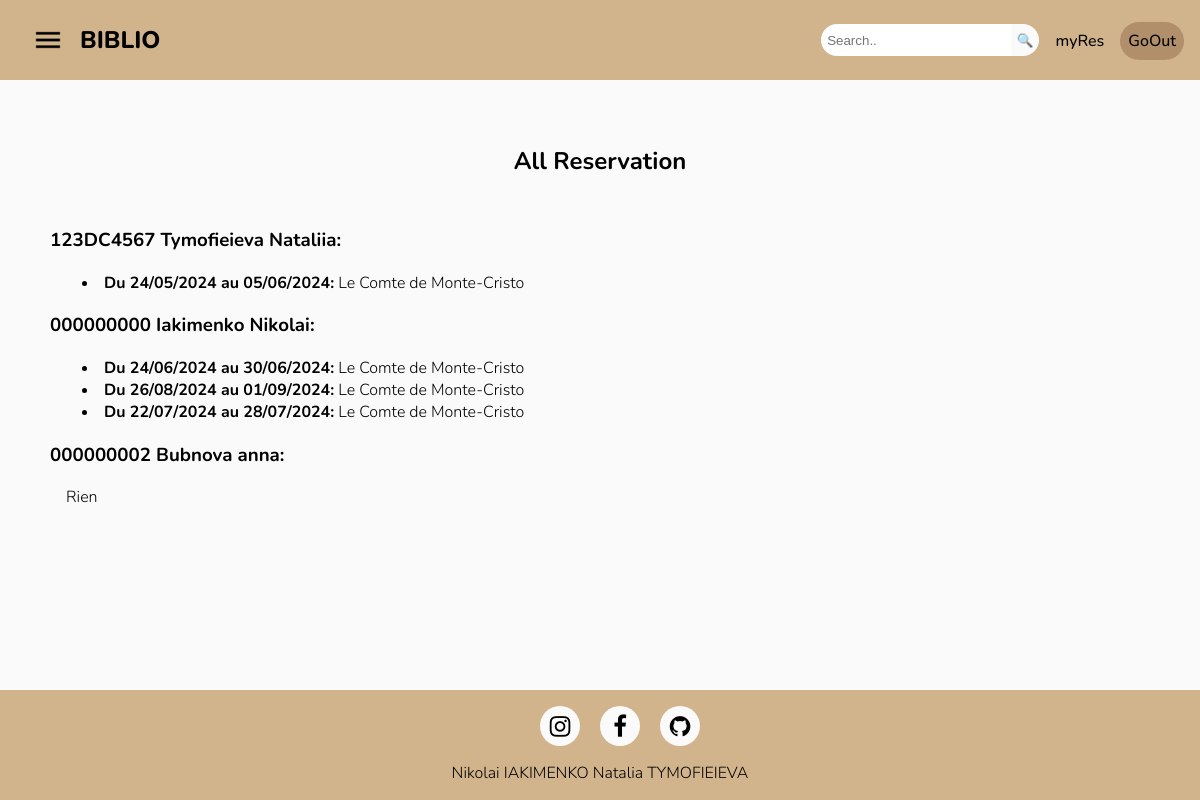
/AllReservation (signed in), run on the app's committed database.
### tables this page shows
CREATE TABLE "Utilisateur" (
	"PASSPORT_ID"	TEXT,
	"NOM"	TEXT NOT NULL,
	"PRENOM"	TEXT NOT NULL,
	"EMAIL"	TEXT NOT NULL,
	"TEL"	TEXT NOT NULL,
	"PASSWORD"	TEXT NOT NULL,
	"ID_ROLE"	INTEGER NOT NULL,
	CONSTRAINT "Utilisateur_Role_FK" FOREIGN KEY("ID_ROLE") REFERENCES "Role"("ID"),
	PRIMARY KEY("PASSPORT_ID")
);

CREATE TABLE "Application" (
	"ID"	INTEGER NOT NULL,
	"DATERES"	TEXT NOT NULL,
	"DATERESD"	TEXT NOT NULL,
	"DATERESRET"	TEXT NOT NULL,
	"DATEPR"	TEXT,
	"DATERET"	TEXT,
	"ID_PASSPORT"	TEXT NOT NULL,
	"ID__EXEMPLAIRES"	INTEGER NOT NULL,
	CONSTRAINT "Application_Exemplaires0_FK" FOREIGN KEY("ID__EXEMPLAIRES") REFERENCES "Exemplaires"("ID"),
	FOREIGN KEY("ID_PASSPORT") REFERENCES "Utilisateur"("PASSPORT_ID"),
	CONSTRAINT "Application_PK" PRIMARY KEY("ID" AUTOINCREMENT)
);

CREATE TABLE "Livre" (
	"ID"	INTEGER NOT NULL,
	"IMG"	TEXT,
	"TITRE"	TEXT NOT NULL,
	"DESCRIPTION"	TEXT,
	"NB_EX"	INTEGER NOT NULL,
	CONSTRAINT "Livre_PK" PRIMARY KEY("ID" AUTOINCREMENT)
);

### app.py (the view)
@app.route('/AllReservation')
def allRes():
    db = get_db()
    dbase = FDataBase(db)
    dates = []
    users = dbase.users()
    i = 0
    if not user[0]:
        return redirect(url_for('login', role=user[1], pid=user[0]))
    if user[1] == 0:
        return redirect(url_for('home', role=user[1], pid=user[0]))
    for u in users:
        dates.append(dbase.myRes(u[0]))
    if request.method == 'POST':
        if len(request.form['bur_search']) > 0:
            return redirect(url_for('search', find=request.form['bur_search'], role=user[1], pid=user[0]))
        else:
            return redirect(url_for('just_search', role=user[1], pid=user[0]))
    return render_template("AllRes.html", users=dbase.users(), dates=dates, role=user[1], pid=user[0])

### FDataBase.py (called while the page is built)
    def myRes(self, id_user):
        try:
            self.__cur.execute("SELECT A.DATERESD, A.DATERESRET, L.ID, L.TITRE FROM Application A INNER JOIN Exemplaires E ON A.ID__EXEMPLAIRES = E.ID "
                               "INNER JOIN Livre L ON L.ID = E.ID_LIVRE WHERE A.ID_PASSPORT = ?", (id_user,))
            res = self.__cur.fetchall()
            if res:
                return res
        except sqlite3.Error as e:
            print("Error:    " + str(e))
        return []

    def users(self):
        try:
            self.__cur.execute(
                "SELECT PASSPORT_ID, (NOM || ' ' || PRENOM) FROM Utilisateur")
            res = self.__cur.fetchall()
            if res:
                return res
        except sqlite3.Error as e:
            print("Error:    " + str(e))
        return []

### app.py (called while the page is built)
def connect_db():
    conn = sqlite3.connect(app.config['DATABASE'])
    return conn

def get_db():
    if not hasattr(g, 'link_db'):
        g.link_db = connect_db()
    return g.link_db

### templates/AllRes.html (shortened to what this page needs)
{% extends 'index1.html' %}
{% block content %}
    <section class="genre-page">
        <h1 class="genres" style="padding-top: 75px; padding-bottom: 30px">All Reservation</h1>
        <section class="list">
            {% for u in users %}
                <h3>{{ u[0] }} {{ u[1] }}:</h3>
                {% if dates[users.index(u)][0] %}
                    {% for d in dates[users.index(u)] %}
                        <li style="padding-left: 2rem"><span><b>Du {{ d[0][8:] }}/{{ d[0][5:7] }}/{{ d[0][:4] }} au
                        {{ d[1][8:] }}/{{ d[1][5:7] }}/{{ d[1][:4] }}:</b>
                            <a href="{{ url_for('book', book_id=d[2]) }}">{{ d[3] }}</a></span></li>
                    {% endfor %}
                {% else %}
                    <span style="padding-left: 1rem">Rien</span>
                {% endif %}
            {% endfor %}
        </section>
    </section>
{% endblock %}

### static/css/style.css (style rules this page uses)
:root { --primary-color: #FAFAFA; --accent: #D2B48C; --container: 90vw; }
body { font-family: "Nunito", sans-serif; font-optical-sizing: auto; font-weight: 300; font-style: normal; margin: 0; padding: 0; background-color: var(--primary-color); }
.list { padding-left: 50px; }
.genre-page { min-height: 80vh; padding-top: 50px; }
.genres { display: flex; justify-content: center; align-items: center; }
a { text-decoration: none; color: black; }

### data on the page
Utilisateur: PASSPORT_ID "123DC4567", u "Tymofieieva Nataliia"
Application: DATERESD "24", DATERESD "05", DATERESD "2024", DATERESRET "05", DATERESRET "06", DATERESRET "2024", TITRE "Le Comte de Monte-Cristo"
Utilisateur: PASSPORT_ID "000000000", u "Iakimenko Nikolai"
Application: DATERESD "24", DATERESD "06", DATERESD "2024", DATERESRET "30", DATERESRET "06", DATERESRET "2024", TITRE "Le Comte de Monte-Cristo"
Application: DATERESD "26", DATERESD "08", DATERESD "2024", DATERESRET "01", DATERESRET "09", DATERESRET "2024", TITRE "Le Comte de Monte-Cristo"
Application: DATERESD "22", DATERESD "07", DATERESD "2024", DATERESRET "28", DATERESRET "07", DATERESRET "2024", TITRE "Le Comte de Monte-Cristo"
Utilisateur: PASSPORT_ID "000000002", u "Bubnova anna", shows "Rien"
